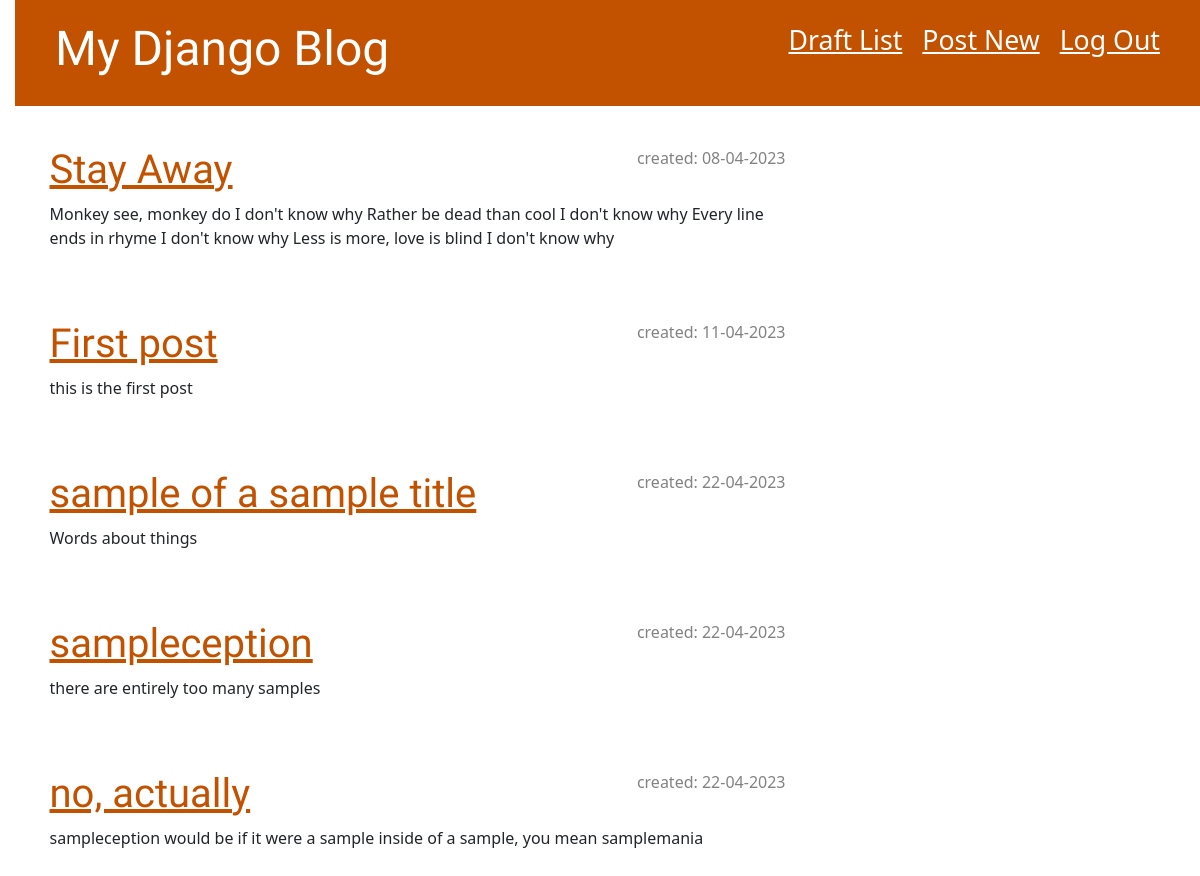
The page /drafts/ (signed in) on the database as committed earlier.
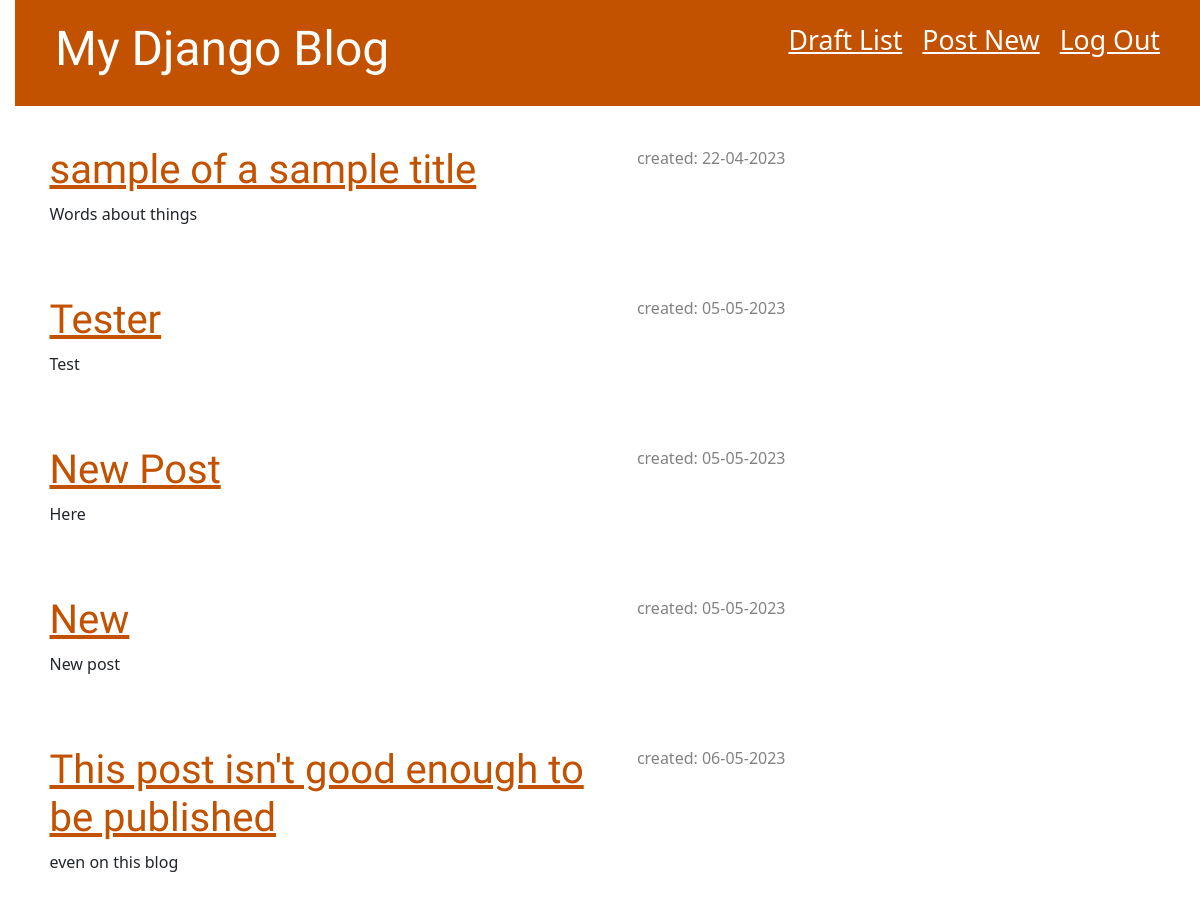
The same page on the database as committed later.
### blog/models.py (models this page shows, shortened)
class Post(models.Model):
    author = models.ForeignKey(settings.AUTH_USER_MODEL, on_delete=models.CASCADE)
    title = models.CharField(max_length=200)
    text = models.TextField()
    created_date = models.DateTimeField(default=timezone.now)
    published_date = models.DateTimeField(blank=True, null=True)

### blog/views.py (the view)
# urls.py: path('drafts/', views.post_draft_list, name='post_draft_list'),
@login_required
def post_draft_list(request):
    posts = Post.objects.filter(published_date__isnull=True).order_by('created_date')
    return render(request, 'blog/post_draft_list.html', {'posts': posts})

### blog/templates/blog/post_draft_list.html (shortened to what this page needs)
{% extends 'blog/base.html' %}
{% block content %}
    {% for post in posts %}
        <div class="post">
            <p class="date">created: {{ post.created_date|date:'d-m-Y' }}</p>
            <h1><a href="{% url 'post_detail' pk=post.pk %}"> {{ post.title }} </a></h1>
            <p>{{ post.text|truncatechars:200 }}</p>
        </div>
    {% endfor %}
{% endblock %}

Rows that differ between the two databases and show on the page:
no longer on this page (row edited): Post: created_date "08-04-2023", title "Stay Away", text "Monkey see, monkey do I don't know why Rather be dead than cool I don't know why Every line ends in rhyme I don't know why Less is more, love is blind I don't know why"
no longer on this page (row edited): Post: created_date "11-04-2023", title "First post", text "this is the first post"
no longer on this page (row edited): Post: created_date "22-04-2023", title "sampleception", text "there are entirely too many samples"
no longer on this page (row edited): Post: created_date "22-04-2023", title "no, actually", text "sampleception would be if it were a sample inside of a sample, you mean samplemania"
added Post: created_date "05-05-2023", title "Tester", text "Test"
added Post: created_date "05-05-2023", title "New Post", text "Here"
added Post: created_date "05-05-2023", title "New", text "New post"
added Post: created_date "06-05-2023", title "This post isn't good enough to be published", text "even on this blog"
